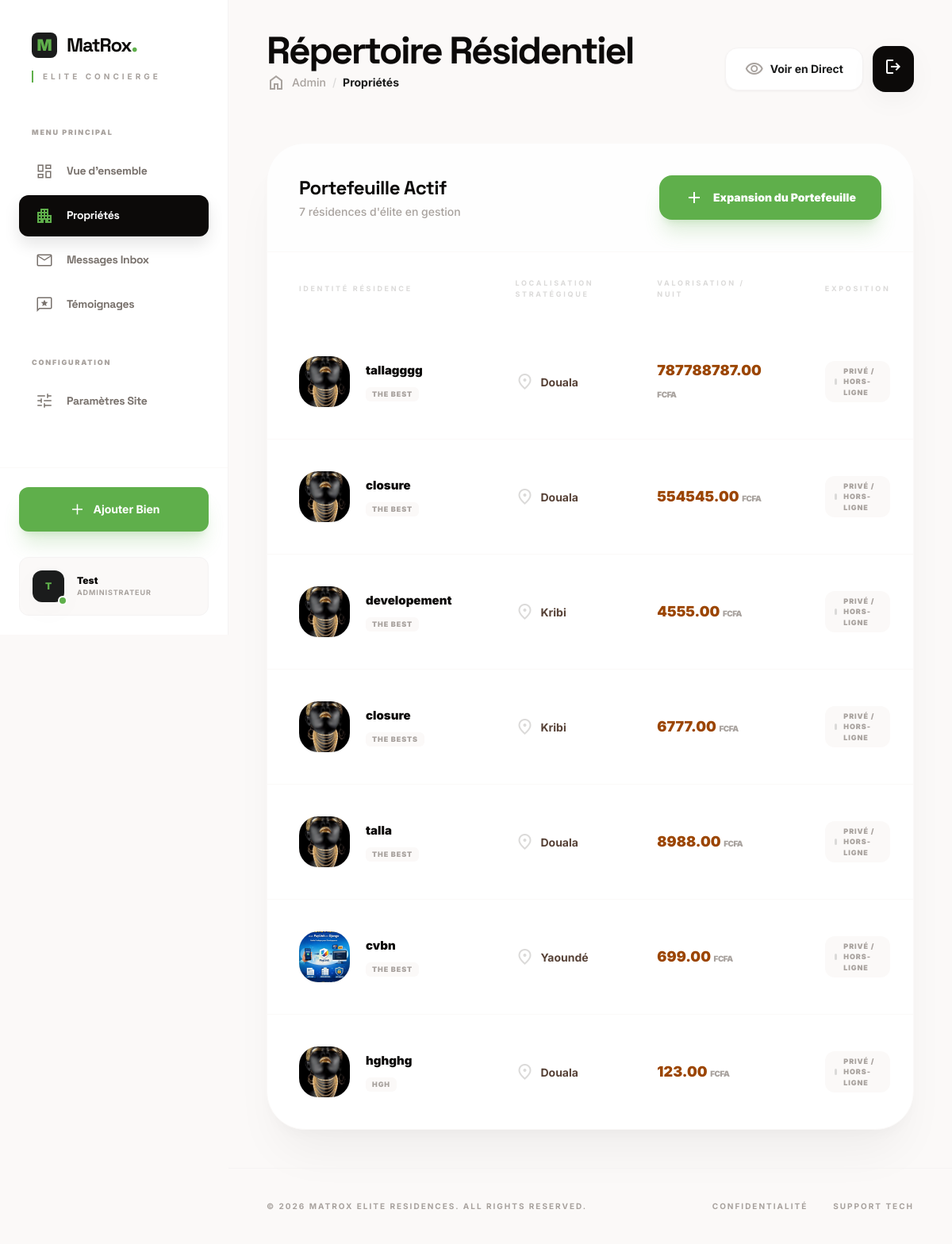
Before: /admin-dashboard/appartements/ (signed in) with the older database file.
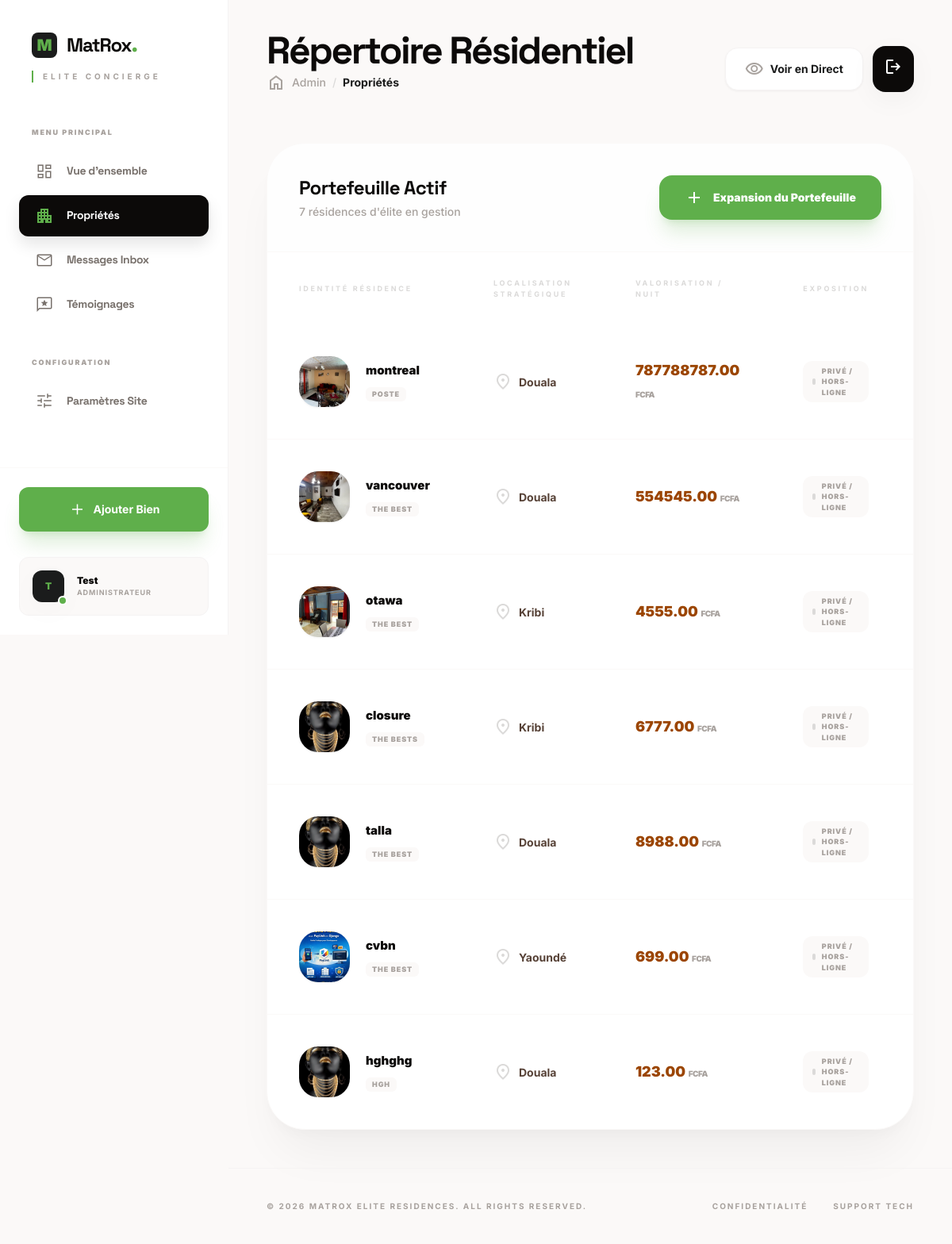
After: the same page with the newer database file.
### core/models.py (models this page shows, shortened)
class SentinelBaseModel(TimeStampedModel, ActivatorModel):
    id = models.UUIDField(
        default=uuid.uuid4,
        primary_key=True,
        unique=True,
        null=False,
        blank=False,
        editable=False,
    )
    is_deleted = models.BooleanField(_("supprimé"), default=False)
    metadata = models.JSONField(_("métadonnées"), default=dict, null=True, blank=True)
    author = models.CharField(_("auteur"), max_length=255, null=True, blank=True)
    class Meta:
        abstract = True
        ordering = ("created",)

class Appartement(SentinelBaseModel):
    LOCATIONS = [
        ('douala', _('Douala')),
        ('yaounde', _('Yaoundé')),
        ('kribi', _('Kribi')),
        ('bafoussam', _('Bafoussam')),
    ]
    name = models.CharField(_("Nom de l'appartement"), max_length=255)
    slug = models.SlugField(_("URL simplifiée"), unique=True, max_length=255)
    location = models.CharField(_("Localisation"), max_length=50, choices=LOCATIONS)
    neighborhood = models.CharField(_("Quartier"), max_length=100, help_text="Ex: Bastos, Bonapriso")
    description = models.TextField(_("Description détaillée"), blank=True)
    price_per_night = models.DecimalField(_("Prix par nuit (FCFA)"), max_digits=12, decimal_places=2)
    bedrooms = models.PositiveIntegerField(_("Chambres"), default=1)
    bathrooms = models.PositiveIntegerField(_("Salles de bain"), default=1)
    max_guests = models.PositiveIntegerField(_("Voyageurs max"), default=2)
    main_image = models.ImageField(_("Image principale"), upload_to="appartements/", null=True, blank=True)
    is_featured = models.BooleanField(_("Mettre en avant"), default=False)
    amenities = models.JSONField(_("Équipements"), default=list, blank=True)
    latitude = models.FloatField(_("Latitude"), null=True, blank=True)
    longitude = models.FloatField(_("Longitude"), null=True, blank=True)
    class Meta:
        verbose_name = _("Appartement")
        verbose_name_plural = _("Appartements")
        ordering = ("-created",)

### core/views.py (the view)
# urls.py: path('admin-dashboard/appartements/', views.DashboardAppartementListView.as_view(), name='dashboard_appartement_list'),
class DashboardAppartementListView(LoginRequiredMixin, SuperuserRequiredMixin, ListView):
    model = Appartement
    template_name = 'dashboard/appartement_list.html'
    ordering = '-created'

### core/views.py (called while the page is built)
    def test_func(self):
        return self.request.user.is_superuser

### templates/dashboard/appartement_list.html (shortened to what the changed rows need)
{% extends 'dashboard/dashboard_base.html' %}
{% block header_title %}Répertoire Résidentiel{% endblock %}
{% block content %}
    <div class="bg-white rounded-[3rem] shadow-premium border border-stone-50 overflow-hidden mt-6">
        <div class="overflow-x-auto">
            <table class="w-full text-left font-body">
                <thead>
                    <tr class="text-[9px] font-black uppercase tracking-[0.3em] text-stone-300">
                        <th class="px-10 py-8">Identité Résidence</th>
                        <th class="px-10 py-8">Localisation Stratégique</th>
                        <th class="px-10 py-8">Valorisation / Nuit</th>
                        <th class="px-10 py-8">Exposition</th>
                        <th class="px-10 py-8 text-right">Actions</th>
                    </tr>
                </thead>
                <tbody class="divide-y divide-stone-50">
                    {% for app in object_list %}
                    <tr class="hover:bg-stone-50/50 transition-all duration-300 group">
                        <td class="px-10 py-10">
                            <div class="flex items-center gap-5">
                                <div class="w-16 h-16 rounded-[1.5rem] overflow-hidden bg-stone-100 shadow-sm group-hover:scale-105 transition-transform duration-500">
                                    {% if app.main_image %}
                                    <img src="{{ app.main_image.url }}" class="w-full h-full object-cover">
                                    {% else %}
                                    <div class="w-full h-full flex items-center justify-center text-stone-300">
                                        <span class="material-symbols-outlined text-3xl">image</span>
                                    </div>
                                    {% endif %}
                                </div>
                                <div class="space-y-1">
                                    <span class="text-[15px] font-black text-stone-950 block group-hover:text-primary transition-colors">{{ app.name }}</span>
                                    <span class="text-[9px] text-stone-400 font-black uppercase tracking-widest bg-stone-50 px-2 py-0.5 rounded-md inline-block">{{ app.neighborhood }}</span>
                                </div>
                            </div>
                        </td>
                        <td class="px-10 py-10">
                             <div class="flex items-center gap-2 text-stone-600 font-bold text-[14px]">
                                <span class="material-symbols-outlined text-stone-300 text-lg">location_on</span>
                                {{ app.get_location_display }}
                             </div>
                        </td>
                        <td class="px-10 py-10">
                            <span class="text-lg font-black text-secondary">{{ app.price_per_night }} <span class="text-[10px] uppercase text-stone-400 tracking-tighter">FCFA</span></span>
                        </td>
                        <td class="px-10 py-10">
                            {% if app.status == 'active' %}
                            <div class="flex items-center gap-2 text-emerald-500 px-3 py-1.5 bg-emerald-50 rounded-xl w-fit">
                                <span class="w-2 h-2 bg-emerald-500 rounded-full animate-pulse shadow-[0_0_5px_#10b981]"></span>
                                <span class="text-[9px] font-black uppercase tracking-widest">Marché Ouvert</span>
                            </div>
                            {% else %}
                            <div class="flex items-center gap-2 text-stone-400 px-3 py-1.5 bg-stone-50 rounded-xl w-fit">
                                <span class="w-2 h-2 bg-stone-300 rounded-full"></span>
                                <span class="text-[9px] font-black uppercase tracking-widest">Privé / Hors-Ligne</span>
                            </div>
                            {% endif %}
                        </td>
                        <td class="px-10 py-10 text-right">
                        </td>
                    </tr>
                    {% endfor %}
                </tbody>
            </table>
        </div>
    </div>
{% endblock %}

Changed rows visible on the page:
changed Appartement: main_image: a different picture; name "tallagggg" → "montreal"; neighborhood "THE BEST" → "POSTE"
changed Appartement: main_image: a different picture; name "closure" → "vancouver"
changed Appartement: main_image: a different picture; name "developement" → "otawa"
